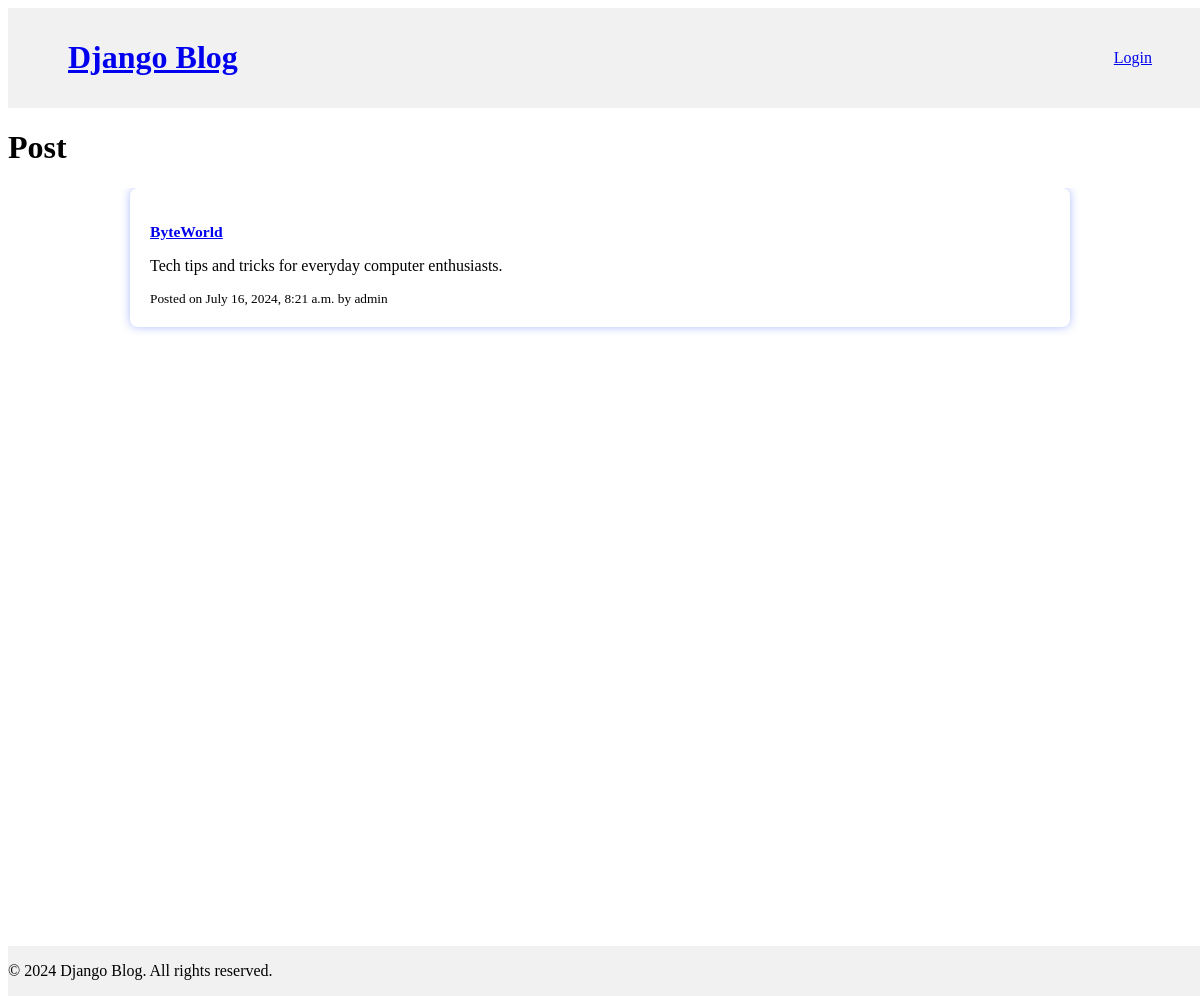
Page /blogs/14/ on the committed database.
### blogs/models.py (models this page shows, shortened)
class Post(models.Model):
    user = models.ForeignKey(User, on_delete=models.CASCADE)
    title = models.CharField(max_length=100)
    content = models.TextField()
    date_posted = models.DateTimeField(default=timezone.now)

### blogs/views.py (the view)
# urls.py: path("<int:pk>/", views.detailPost.as_view(), name='detailPost'),
class detailPost(DetailView):
    model = Post
    template_name = 'blogs/detailPost.html'
    def get_context_data(self, **kwargs):
        context = super().get_context_data(**kwargs)
        return context

### blogs/templates/blogs/detailPost.html (shortened to what this page needs)
{% load static %}
<!DOCTYPE html>
<html lang="en">
<head>
    <link rel="stylesheet" href="{% static 'blogs/detailPost.css' %}">
</head>
<body>
    {% include 'header.html' %}
    <h1>Post</h1>
    <div class="container">
        <div class="post">
            <a href="{% url 'detailPost' post.pk %}">
                <h3>{{ post.title }}</h3>
            </a>
            <p>{{ post.content }}</p>
            <small>Posted on {{ post.date_posted }} by {{ post.user.username }}</small>
        </div>
    </div>
    {% include 'footer.html' %}
</body>
</html>

### blogs/static/blogs/detailPost.css (style rules this page uses)
.container { display: flex; justify-content: center; align-items: flex-start; min-height: 100vh; margin: 0; overflow-y: auto; }
.post { max-width: 900px; width: 100%; padding: 20px; box-shadow: 0 0 10px rgba(153, 171, 253, 0.8); background-color: #ffffff; border-radius: 8px; }
.post small, .post a { display: block; font-size: smaller; }

### rows in the picture
Post: title "ByteWorld", content "Tech tips and tricks for everyday computer enthusiasts.", date_posted "July 16, 2024, 8:21 a.m.", user.username "admin"
